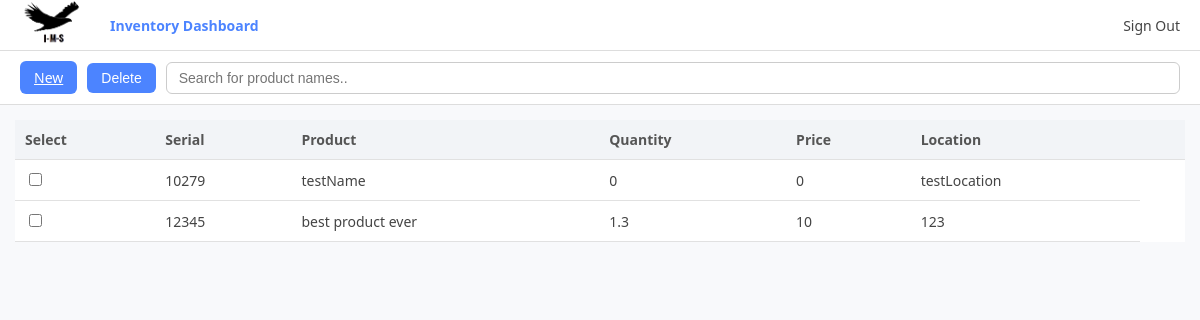
/userHome, run on the app's committed database.
### tables this page shows
CREATE TABLE INVENTORY ( UNIQUE_SERIAL_NUMBER INTEGER PRIMARY KEY AUTOINCREMENT,
                                                                Serial_Number INT,
                                                                Store varchar(50),
                                                                Product_Name varchar(100),
                                                                Quantity INT,
                                                                Price DECIMAL(10,2), 
                                                                Average_Stock INT);

### app.py (the view)
@app.route("/userHome", methods=["GET", "POST"])
def inventory_table():
    item = get_inventory_table()
    return render_template("userHome.html", item=item)

### app.py (called while the page is built)
def get_inventory_table():
    conn = sqlite3.connect("LoginData.db")
    cursor = conn.cursor()
    cursor.execute("SELECT * FROM INVENTORY;")
    row = cursor.fetchall()
    conn.close()
    return row

### templates/userHome.html (shortened to what this page needs)
<!DOCTYPE html>
<html lang="en">
<head>
<link rel="stylesheet" href="{{ url_for('static', filename='styles.css') }}">
</head>
<body>
<div class="top-menu">
    <img src="/static/Logo-Small.png" class="logo">
    <div class="active">Inventory Dashboard</div>
    <div class="info-right">
      <a href="/">Sign Out</a>
    </div>
</div>
<form action="{{url_for('delete_inventory')}}" method="post" id="deleteForm">
<div class="action-bar">
    <a href="{{ url_for('addInventory') }}" class="btn">New</a>
    <button type="submit" class="btn">Delete</button>
    <input type="text" id="searchInput" class="search-input" onkeyup="searchbar()" placeholder="Search for product names.." title="Type in a name">
</div>
<div class="page">
    <div class="main">
        <table id="inventoryTable">
          <thead>
              <tr>
                  <th>Select</th>
                  <th>Serial</th>
                  <th>Product</th>
                  <th>Quantity</th>
                  <th>Price</th>
                  <th>Location</th>
                  <th></th>
              </tr>
          </thead>
          <tbody>
              {% for row in item %}
              <tr>
                  <td><input type="checkbox" name="delete_ids" value="{{row[0]}}"></td>
                  <td>{{ row[1] }}</td>
                  <td>{{ row[3] }}</td>
                  <td>{{ row[5] }}</td>
                  <td>{{ row[4] }}</td>
                  <td>{{ row[2] }}</td>
              </tr>
              {% endfor %}
          </tbody>
      </table>
    </div>
</div>
</form>
</body>
</html>

### static/styles.css (style rules this page uses)
body { margin: 0; font-family: "Segoe UI", Arial, sans-serif; background: #f8f9fb; color: #444; }
.top-menu { display: flex; align-items: center; height: 50px; background: #ffffff; border-bottom: 1px solid #ddd; padding: 0 20px; gap: 25px; font-size: 14px; }
.top-menu div { cursor: pointer; }
.top-menu .active { font-weight: 600; color: #4c84ff; }
.action-bar { padding: 10px 20px; background: #ffffff; border-bottom: 1px solid #ddd; display: flex; gap: 10px; align-items: center; }
.search-input { flex: 1; padding: 7px 12px; font-size: 14px; border: 1px solid #ccc; border-radius: 6px; }
.btn { background: #4c84ff; border: none; padding: 7px 14px; border-radius: 6px; color: white; font-size: 14px; cursor: pointer; }
.page { display: flex; height: calc(100vh - 140px); }
.main { flex: 1; padding: 15px; overflow-x: auto; }
table { width: 100%; border-collapse: collapse; background: #ffffff; text-align: left; }
thead { background: #f2f4f7; }
th, td { padding: 10px; border-bottom: 1px solid #e1e1e1; font-size: 14px; }
th { font-weight: 600; color: #555; }
.info-right { margin-left: auto; display: flex; align-items: center; gap: 8px; }
.logo { height: 65px; width: 65px; border-radius: 50%; }
.top-menu a { cursor: pointer; text-decoration: none; color: inherit; }

### data on the page
INVENTORY: Serial_Number "10279", Product_Name "testName", Price "0", Quantity "0", Store "testLocation"
INVENTORY: Serial_Number "12345", Product_Name "best product ever", Price "1.3", Quantity "10", Store "123"
